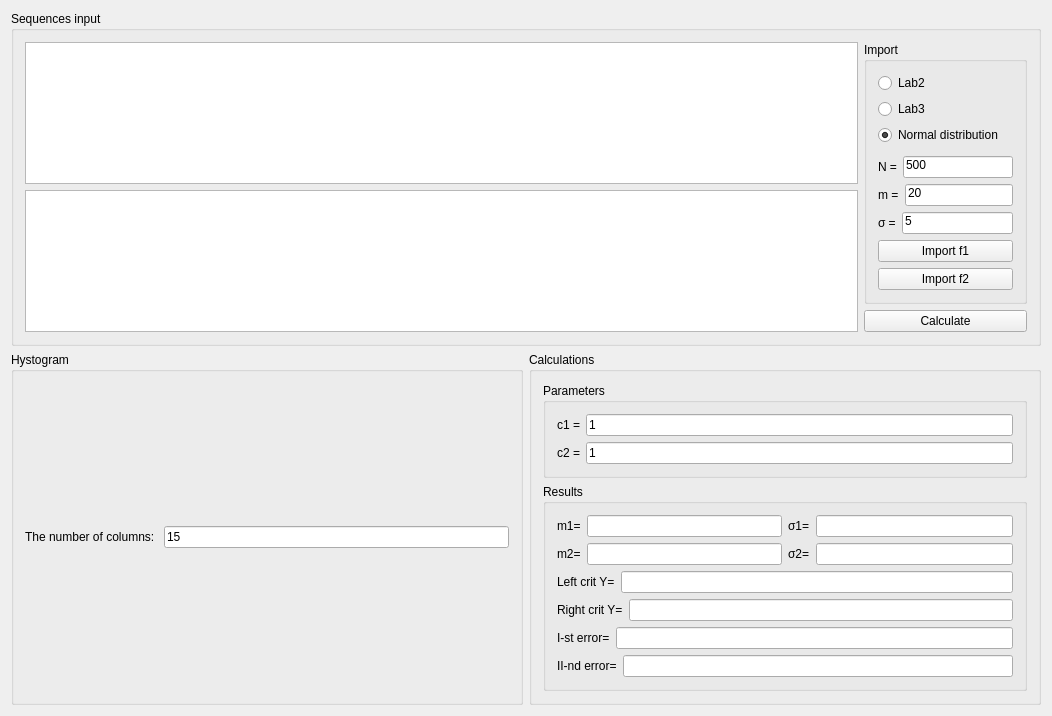
<?xml version="1.0" encoding="UTF-8"?>
<ui version="4.0">
 <class>GUIClass</class>
 <widget class="QWidget" name="GUIClass">
  <property name="geometry">
   <rect>
    <x>0</x>
    <y>0</y>
    <width>1052</width>
    <height>692</height>
   </rect>
  </property>
  <property name="windowTitle">
   <string>GUI</string>
  </property>
  <layout class="QVBoxLayout" name="verticalLayout_5" stretch="2,3">
   <item>
    <layout class="QVBoxLayout" name="verticalLayout_4" stretch="0">
     <item>
      <widget class="QGroupBox" name="groupBox">
       <property name="title">
        <string>Sequences input</string>
       </property>
       <layout class="QHBoxLayout" name="horizontalLayout" stretch="2,0">
        <item>
         <layout class="QVBoxLayout" name="verticalLayout">
          <item>
           <widget class="QTextEdit" name="textEdit"/>
          </item>
          <item>
           <widget class="QTextEdit" name="textEdit_2"/>
          </item>
         </layout>
        </item>
        <item>
         <layout class="QVBoxLayout" name="verticalLayout_6">
          <item>
           <widget class="QGroupBox" name="groupBox_2">
            <property name="title">
             <string>Import</string>
            </property>
            <layout class="QVBoxLayout" name="verticalLayout_2" stretch="1,1,0,4,1,20,1,1">
             <item>
              <widget class="QRadioButton" name="radioButton">
               <property name="text">
                <string>Lab2</string>
               </property>
              </widget>
             </item>
             <item>
              <widget class="QRadioButton" name="radioButton_2">
               <property name="text">
                <string>Lab3</string>
               </property>
              </widget>
             </item>
             <item>
              <widget class="QRadioButton" name="radioButton_3">
               <property name="text">
                <string>Normal distribution</string>
               </property>
               <property name="checked">
                <bool>true</bool>
               </property>
              </widget>
             </item>
             <item>
              <spacer name="verticalSpacer_2">
               <property name="orientation">
                <enum>Qt::Vertical</enum>
               </property>
               <property name="sizeType">
                <enum>QSizePolicy::Fixed</enum>
               </property>
               <property name="sizeHint" stdset="0">
                <size>
                 <width>20</width>
                 <height>5</height>
                </size>
               </property>
              </spacer>
             </item>
             <item>
              <layout class="QVBoxLayout" name="verticalLayout_3">
               <item>
                <layout class="QHBoxLayout" name="horizontalLayout_3">
                 <item>
                  <widget class="QLabel" name="label_2">
                   <property name="sizePolicy">
                    <sizepolicy hsizetype="Preferred" vsizetype="Minimum">
                     <horstretch>0</horstretch>
                     <verstretch>0</verstretch>
                    </sizepolicy>
                   </property>
                   <property name="text">
                    <string>N =</string>
                   </property>
                  </widget>
                 </item>
                 <item>
                  <widget class="QLineEdit" name="lineEdit_2">
                   <property name="sizePolicy">
                    <sizepolicy hsizetype="Expanding" vsizetype="Fixed">
                     <horstretch>0</horstretch>
                     <verstretch>0</verstretch>
                    </sizepolicy>
                   </property>
                   <property name="text">
                    <string>500</string>
                   </property>
                   <property name="alignment">
                    <set>Qt::AlignLeading|Qt::AlignLeft|Qt::AlignTop</set>
                   </property>
                  </widget>
                 </item>
                </layout>
               </item>
               <item>
                <layout class="QHBoxLayout" name="horizontalLayout_2">
                 <item>
                  <widget class="QLabel" name="label">
                   <property name="sizePolicy">
                    <sizepolicy hsizetype="Preferred" vsizetype="Minimum">
                     <horstretch>0</horstretch>
                     <verstretch>0</verstretch>
                    </sizepolicy>
                   </property>
                   <property name="text">
                    <string>m =</string>
                   </property>
                  </widget>
                 </item>
                 <item>
                  <widget class="QLineEdit" name="lineEdit">
                   <property name="sizePolicy">
                    <sizepolicy hsizetype="Expanding" vsizetype="Fixed">
                     <horstretch>0</horstretch>
                     <verstretch>0</verstretch>
                    </sizepolicy>
                   </property>
                   <property name="text">
                    <string>20</string>
                   </property>
                   <property name="alignment">
                    <set>Qt::AlignLeading|Qt::AlignLeft|Qt::AlignTop</set>
                   </property>
                  </widget>
                 </item>
                </layout>
               </item>
               <item>
                <layout class="QHBoxLayout" name="horizontalLayout_4">
                 <item>
                  <widget class="QLabel" name="label_3">
                   <property name="sizePolicy">
                    <sizepolicy hsizetype="Preferred" vsizetype="Minimum">
                     <horstretch>0</horstretch>
                     <verstretch>0</verstretch>
                    </sizepolicy>
                   </property>
                   <property name="text">
                    <string>σ =</string>
                   </property>
                  </widget>
                 </item>
                 <item>
                  <widget class="QLineEdit" name="lineEdit_3">
                   <property name="sizePolicy">
                    <sizepolicy hsizetype="Expanding" vsizetype="Fixed">
                     <horstretch>0</horstretch>
                     <verstretch>0</verstretch>
                    </sizepolicy>
                   </property>
                   <property name="text">
                    <string>5</string>
                   </property>
                   <property name="alignment">
                    <set>Qt::AlignLeading|Qt::AlignLeft|Qt::AlignTop</set>
                   </property>
                  </widget>
                 </item>
                </layout>
               </item>
              </layout>
             </item>
             <item>
              <spacer name="verticalSpacer">
               <property name="orientation">
                <enum>Qt::Vertical</enum>
               </property>
               <property name="sizeHint" stdset="0">
                <size>
                 <width>20</width>
                 <height>40</height>
                </size>
               </property>
              </spacer>
             </item>
             <item>
              <widget class="QPushButton" name="pushButton">
               <property name="text">
                <string>Import f1</string>
               </property>
              </widget>
             </item>
             <item>
              <widget class="QPushButton" name="pushButton_2">
               <property name="text">
                <string>Import f2</string>
               </property>
              </widget>
             </item>
            </layout>
           </widget>
          </item>
          <item>
           <widget class="QPushButton" name="pushButton_3">
            <property name="text">
             <string>Calculate</string>
            </property>
           </widget>
          </item>
         </layout>
        </item>
       </layout>
      </widget>
     </item>
    </layout>
   </item>
   <item>
    <layout class="QHBoxLayout" name="horizontalLayout_6" stretch="1,1">
     <item>
      <widget class="QGroupBox" name="groupBox_3">
       <property name="title">
        <string>Hystogram</string>
       </property>
       <layout class="QVBoxLayout" name="verticalLayout_8" stretch="1,10">
        <item>
         <layout class="QHBoxLayout" name="horizontalLayout_7">
          <item>
           <widget class="QLabel" name="label_4">
            <property name="text">
             <string>The number of columns: </string>
            </property>
           </widget>
          </item>
          <item>
           <widget class="QLineEdit" name="lineEdit_4">
            <property name="text">
             <string>15</string>
            </property>
           </widget>
          </item>
         </layout>
        </item>
        <item>
         <layout class="QVBoxLayout" name="verticalLayout_7"/>
        </item>
       </layout>
      </widget>
     </item>
     <item>
      <widget class="QGroupBox" name="groupBox_4">
       <property name="title">
        <string>Calculations</string>
       </property>
       <layout class="QVBoxLayout" name="verticalLayout_10" stretch="0,1,2">
        <item>
         <widget class="QGroupBox" name="groupBox_5">
          <property name="title">
           <string>Parameters</string>
          </property>
          <layout class="QVBoxLayout" name="verticalLayout_9">
           <item>
            <layout class="QHBoxLayout" name="horizontalLayout_8">
             <item>
              <widget class="QLabel" name="label_5">
               <property name="text">
                <string>c1 =</string>
               </property>
              </widget>
             </item>
             <item>
              <widget class="QLineEdit" name="lineEdit_5">
               <property name="text">
                <string>1</string>
               </property>
              </widget>
             </item>
            </layout>
           </item>
           <item>
            <layout class="QHBoxLayout" name="horizontalLayout_9">
             <item>
              <widget class="QLabel" name="label_6">
               <property name="text">
                <string>c2 =</string>
               </property>
              </widget>
             </item>
             <item>
              <widget class="QLineEdit" name="lineEdit_6">
               <property name="text">
                <string>1</string>
               </property>
              </widget>
             </item>
            </layout>
           </item>
          </layout>
         </widget>
        </item>
        <item>
         <spacer name="verticalSpacer_4">
          <property name="orientation">
           <enum>Qt::Vertical</enum>
          </property>
          <property name="sizeHint" stdset="0">
           <size>
            <width>20</width>
            <height>40</height>
           </size>
          </property>
         </spacer>
        </item>
        <item>
         <widget class="QGroupBox" name="groupBox_6">
          <property name="title">
           <string>Results</string>
          </property>
          <layout class="QVBoxLayout" name="verticalLayout_15" stretch="0,1,0,1,0">
           <item>
            <layout class="QHBoxLayout" name="horizontalLayout_11">
             <item>
              <layout class="QVBoxLayout" name="verticalLayout_11">
               <item>
                <layout class="QHBoxLayout" name="horizontalLayout_5">
                 <item>
                  <widget class="QLabel" name="label_7">
                   <property name="text">
                    <string>m1=</string>
                   </property>
                  </widget>
                 </item>
                 <item>
                  <widget class="QLineEdit" name="lineEdit_7"/>
                 </item>
                </layout>
               </item>
               <item>
                <layout class="QHBoxLayout" name="horizontalLayout_10">
                 <item>
                  <widget class="QLabel" name="label_8">
                   <property name="text">
                    <string>m2=</string>
                   </property>
                  </widget>
                 </item>
                 <item>
                  <widget class="QLineEdit" name="lineEdit_8"/>
                 </item>
                </layout>
               </item>
              </layout>
             </item>
             <item>
              <layout class="QVBoxLayout" name="verticalLayout_12">
               <item>
                <layout class="QHBoxLayout" name="horizontalLayout_12">
                 <item>
                  <widget class="QLabel" name="label_9">
                   <property name="text">
                    <string>σ1=</string>
                   </property>
                  </widget>
                 </item>
                 <item>
                  <widget class="QLineEdit" name="lineEdit_9"/>
                 </item>
                </layout>
               </item>
               <item>
                <layout class="QHBoxLayout" name="horizontalLayout_13">
                 <item>
                  <widget class="QLabel" name="label_10">
                   <property name="text">
                    <string>σ2=</string>
                   </property>
                  </widget>
                 </item>
                 <item>
                  <widget class="QLineEdit" name="lineEdit_10"/>
                 </item>
                </layout>
               </item>
              </layout>
             </item>
            </layout>
           </item>
           <item>
            <spacer name="verticalSpacer_3">
             <property name="orientation">
              <enum>Qt::Vertical</enum>
             </property>
             <property name="sizeHint" stdset="0">
              <size>
               <width>20</width>
               <height>40</height>
              </size>
             </property>
            </spacer>
           </item>
           <item>
            <layout class="QVBoxLayout" name="verticalLayout_13">
             <item>
              <layout class="QHBoxLayout" name="horizontalLayout_14">
               <item>
                <widget class="QLabel" name="label_11">
                 <property name="text">
                  <string>Left crit Y=</string>
                 </property>
                </widget>
               </item>
               <item>
                <widget class="QLineEdit" name="lineEdit_11"/>
               </item>
              </layout>
             </item>
             <item>
              <layout class="QHBoxLayout" name="horizontalLayout_15">
               <item>
                <widget class="QLabel" name="label_12">
                 <property name="text">
                  <string>Right crit Y=</string>
                 </property>
                </widget>
               </item>
               <item>
                <widget class="QLineEdit" name="lineEdit_12"/>
               </item>
              </layout>
             </item>
            </layout>
           </item>
           <item>
            <spacer name="verticalSpacer_5">
             <property name="orientation">
              <enum>Qt::Vertical</enum>
             </property>
             <property name="sizeHint" stdset="0">
              <size>
               <width>20</width>
               <height>40</height>
              </size>
             </property>
            </spacer>
           </item>
           <item>
            <layout class="QVBoxLayout" name="verticalLayout_14">
             <item>
              <layout class="QHBoxLayout" name="horizontalLayout_16">
               <item>
                <widget class="QLabel" name="label_13">
                 <property name="text">
                  <string>I-st error=</string>
                 </property>
                </widget>
               </item>
               <item>
                <widget class="QLineEdit" name="lineEdit_13"/>
               </item>
              </layout>
             </item>
             <item>
              <layout class="QHBoxLayout" name="horizontalLayout_17">
               <item>
                <widget class="QLabel" name="label_14">
                 <property name="text">
                  <string>II-nd error=</string>
                 </property>
                </widget>
               </item>
               <item>
                <widget class="QLineEdit" name="lineEdit_14"/>
               </item>
              </layout>
             </item>
            </layout>
           </item>
          </layout>
         </widget>
        </item>
       </layout>
      </widget>
     </item>
    </layout>
   </item>
  </layout>
 </widget>
 <layoutdefault spacing="6" margin="11"/>
 <resources>
  <include location="GUI.qrc"/>
 </resources>
 <connections/>
</ui>
